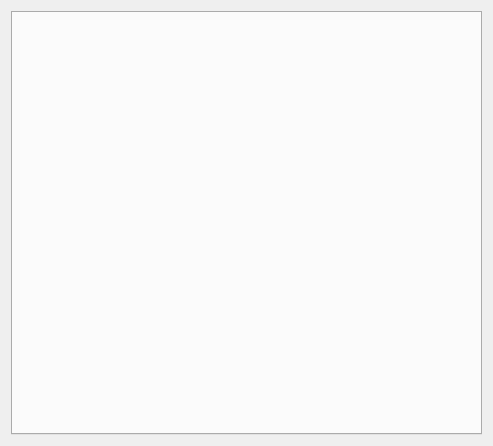
<?xml version="1.0" encoding="UTF-8"?>
<ui version="4.0">
 <class>autoPacking</class>
 <widget class="QWidget" name="autoPacking">
  <property name="geometry">
   <rect>
    <x>0</x>
    <y>0</y>
    <width>493</width>
    <height>446</height>
   </rect>
  </property>
  <property name="windowTitle">
   <string>Form</string>
  </property>
  <layout class="QVBoxLayout" name="verticalLayout">
   <item>
    <widget class="QTabWidget" name="tabWidget"/>
   </item>
  </layout>
 </widget>
 <resources/>
 <connections/>
</ui>
